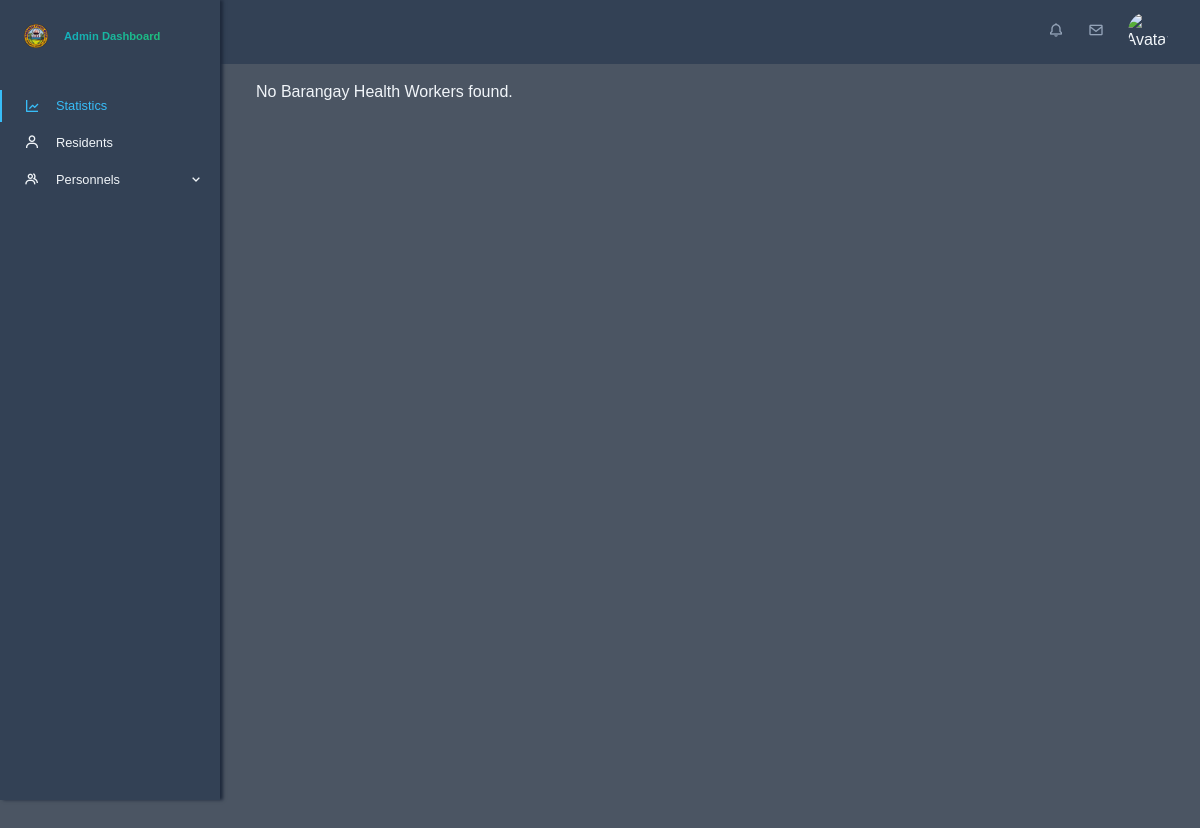
The app's page /app/views/admin/bhws.php, older data.
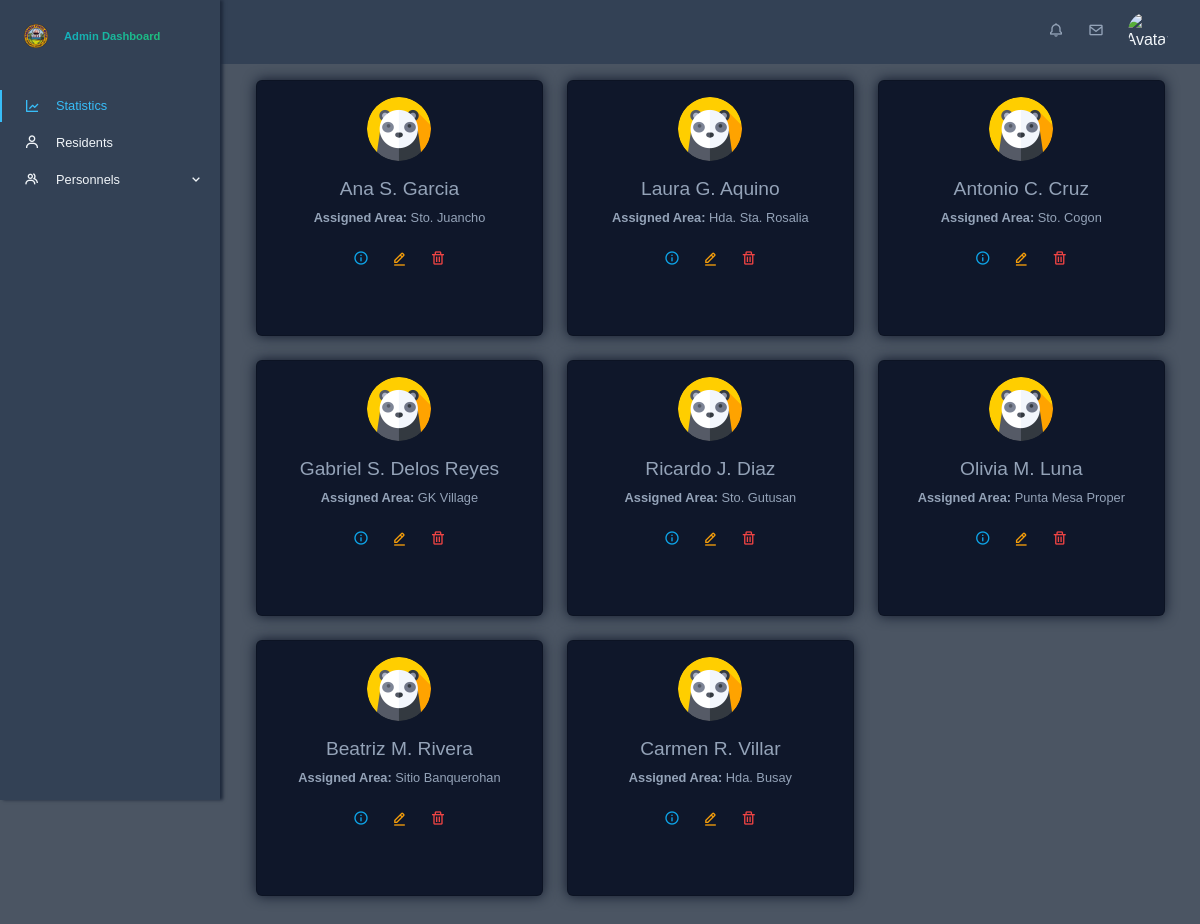
The same page, newer data.
### tables this page shows
CREATE TABLE `bhw` (
  `bhw_id` int(10) NOT NULL,
  `account_id` int(10) NOT NULL,
  `personal_info_id` int(10) NOT NULL,
  `assigned_area` int(10) NOT NULL
);

CREATE TABLE `personal_information` (
  `personal_info_id` int(10) NOT NULL,
  `lastname` varchar(255) NOT NULL,
  `firstname` varchar(255) NOT NULL,
  `middlename` varchar(255) NOT NULL,
  `date_of_birth` date DEFAULT NULL,
  `civil_status` enum('Single','Married','Widowed','Legally Separated') DEFAULT NULL,
  `educational_attainment` enum('Elementary Graduate','Elementary Undergraduate','Highschool Graduate','Highschool Undergraduate','College Graduate','College Undergraduate') DEFAULT NULL,
  `occupation` varchar(255) DEFAULT NULL,
  `religion` varchar(100) DEFAULT NULL,
  `citizenship` varchar(100) DEFAULT NULL,
  `address_id` int(10) NOT NULL,
  `sex` enum('male','female') NOT NULL,
  `phone_number` varchar(20) NOT NULL,
  `email` varchar(255) NOT NULL,
  `id_picture` varchar(255) DEFAULT NULL,
  `created_at` datetime NOT NULL DEFAULT current_timestamp(),
  `updated_at` datetime NOT NULL DEFAULT current_timestamp()
);

CREATE TABLE `address` (
  `address_id` int(10) NOT NULL,
  `address_name` varchar(255) NOT NULL,
  `address_type` enum('hda','sitio') NOT NULL
);

### app/models/get_bhws.php (called while the page is built)
<?php
function getBhwData($conn) {
    $sql = "SELECT
            bhw.bhw_id AS bhw_id,
            bhw.account_id AS account_id,
            bhw.personal_info_id AS personal_info_id,
            bhw.assigned_area AS assigned_area,
            personal_information.lastname AS lastname,
            personal_information.firstname AS firstname,
            personal_information.middlename AS middlename,
            personal_information.date_of_birth AS date_of_birth,
            TIMESTAMPDIFF(YEAR, personal_information.date_of_birth, CURDATE()) AS age,
            personal_information.civil_status AS civil_status,
            personal_information.educational_attainment AS educational_attainment,
            personal_information.occupation AS occupation,
            personal_information.religion AS religion,
            personal_information.citizenship AS citizenship,
            personal_information.sex AS sex,
            personal_information.phone_number AS phone_number,
            personal_information.email AS email,
            personal_information.created_at AS created_at,
            personal_information.updated_at AS updated_at,
            accounts.username AS username,
            accounts.profile_picture AS profile_picture,
            personal_address.address_name AS personal_address_name,  -- Personal address
            assigned_address.address_name AS assigned_area_name      -- Assigned area address
            FROM bhw
            INNER JOIN personal_information ON bhw.personal_info_id = personal_information.personal_info_id
            INNER JOIN accounts ON bhw.account_id = accounts.account_id
            INNER JOIN address AS personal_address ON personal_information.address_id = personal_address.address_id  -- Join for personal address
            INNER JOIN address AS assigned_address ON bhw.assigned_area = assigned_address.address_id";
    $result = mysqli_query($conn, $sql);
    $bhw_data = [];
    if (mysqli_num_rows($result) > 0) {
        while ($row = mysqli_fetch_assoc($result)) {
            $bhw_data[] = $row;
        }
    }
    return $bhw_data;
}
$bhw_data = getBhwData($conn);
?>

### app/views/admin/bhws.php (the view, shortened to what this page needs)
<?php
require './config/db_config.php';
require './app/models/get_bhws.php';
?>
<!DOCTYPE html>
<html lang="en">
<head>
    <?php require './app/views/globals/head.php'; ?>
    <link rel="stylesheet" href="./public/css/admin.css">
    <link rel="stylesheet" href="./public/css/admin-bhws.css">
</head>
<body id="body-pd">
    <?php require 'partials/top_navigation.php'; ?>
    <?php require 'partials/sidebar.php'; ?>
    <div class="height-100 main-content container">
        <div class="row">
            <?php if (!empty($bhw_data)): ?>
                <?php foreach ($bhw_data as $bhw): ?>
                    <div class="col-md-4 mb-4">
                        <div class="card text-center">
                            <img src="<?= !empty($bhw['profile_picture']) ? $bhw['profile_picture'] : './public/images/avatar-panda.png'; ?>" class="card-img-top rounded-circle mx-auto mt-3" alt="Profile Picture">
                            <div class="card-body">
                                <h5 class="card-title">
                                    <?= htmlspecialchars($bhw['firstname'] . ' ' . substr($bhw['middlename'], 0, 1) . '. ' . $bhw['lastname']); ?>
                                </h5>
                                <p class="card-text"><strong>Assigned Area:</strong> <?= htmlspecialchars($bhw['assigned_area_name']); ?></p>
                                <div class="mt-3">
                                    <button type="button" data-bs-toggle="modal" data-bs-target="#bhwModal<?= $bhw['bhw_id']; ?>">
                                        <i class='bx bx-info-circle'></i>
                                    </button>
                                    <button type="button" class="btn btn-warning" data-bs-toggle="modal" data-bs-target="#editBhwModal<?= $bhw['bhw_id']; ?>">
                                        <i class="bx bx-edit-alt"></i>
                                    </button>
                                    <button type="button" class="">
                                        <i class="bx bx-trash"></i>
                                    </button>
                                </div>
                            </div>
                        </div>
                    </div>
                <?php endforeach; ?>
            <?php else: ?>
                <p>No Barangay Health Workers found.</p>
            <?php endif; ?>
        </div>
    </div>
</body>
</html>

Row changes from the older to the newer data that the page shows:
now on this page (row edited): bhw: personal_info.lastname "Ana S. Garcia", assigned_area.address_name "Sto. Juancho"
now on this page (row edited): bhw: personal_info.lastname "Laura G. Aquino", assigned_area.address_name "Hda. Sta. Rosalia"
now on this page (row edited): bhw: personal_info.lastname "Antonio C. Cruz", assigned_area.address_name "Sto. Cogon"
now on this page (row edited): bhw: personal_info.lastname "Gabriel S. Delos Reyes", assigned_area.address_name "GK Village"
now on this page (row edited): bhw: personal_info.lastname "Ricardo J. Diaz", assigned_area.address_name "Sto. Gutusan"
now on this page (row edited): bhw: personal_info.lastname "Olivia M. Luna", assigned_area.address_name "Punta Mesa Proper"
now on this page (row edited): bhw: personal_info.lastname "Beatriz M. Rivera", assigned_area.address_name "Sitio Banquerohan"
now on this page (row edited): bhw: personal_info.lastname "Carmen R. Villar", assigned_area.address_name "Hda. Busay"
Text that changed along with them:
text no longer shown: "No Barangay Health Workers found."
